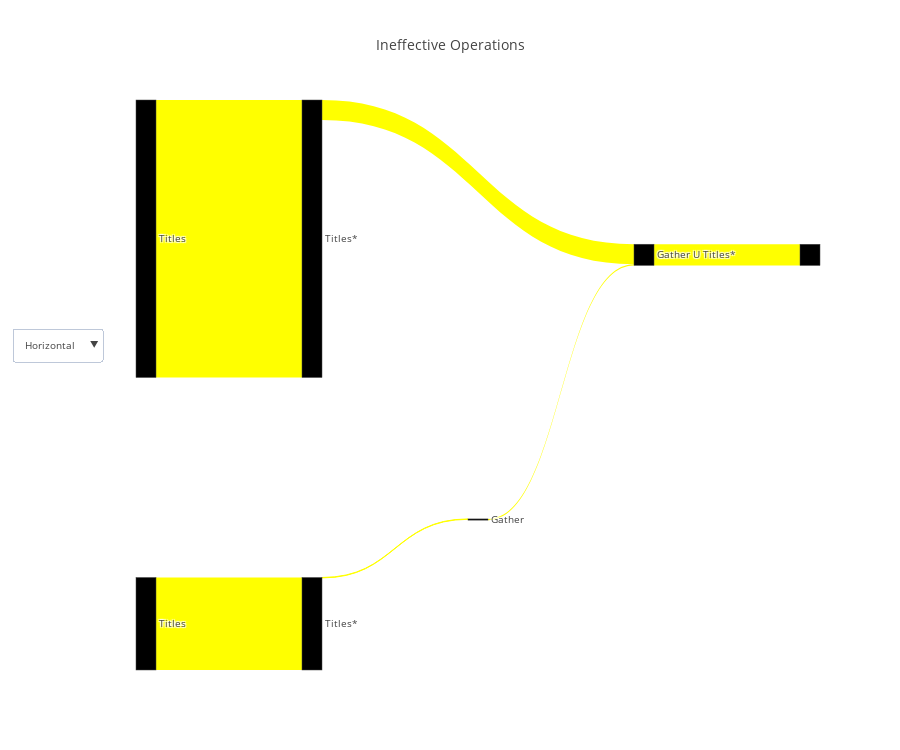

The notebook cell saved with this chart:
### Code cell
flow_df = query_renderer.get_flow_df(query, con_str)
query_renderer.vizualize(flow_df, title="Ineffective Operations", metrics=["actual_rows"], open_=False)

### Figure 1 — Plotly figure (JSON) as saved in the notebook; plotly's stock layout.template omitted (floating-point values rounded to 4 significant figures)
{"data": [{"link": {"color": ["#ff0", "#ff0", "#ff0", "#ff0", "#ff0", "#ff0"], "label": ["", "Filter condition: (titles_1.genres = 'Action'::text)", "", "", "Filter condition: (titles.genres = 'Comedy'::text)", ""], "source": [0, 1, 2, 3, 4, 5], "target": [1, 2, 5, 4, 5, 6], "value": [2379234, 10359, 31076, 7137701, 513882, 544958]}, "node": {"color": ["black", "black", "black", "black", "black", "black"], "label": ["Titles", "Titles*", "Gather", "Titles", "Titles*", "Gather U Titles*"], "pad": 200}, "orientation": "h", "type": "sankey", "valueformat": ",", "valuesuffix": [" Rows", " Rows", " Rows", " Rows", " Rows", " Rows"]}], "layout": {"font": {"size": 10}, "height": 750, "title": "Ineffective Operations", "updatemenus": [{"buttons": [{"args": ["orientation", "h"], "label": "Horizontal", "method": "restyle"}, {"args": ["orientation", "v"], "label": "Vertical", "method": "restyle"}], "y": 0.6}]}}
